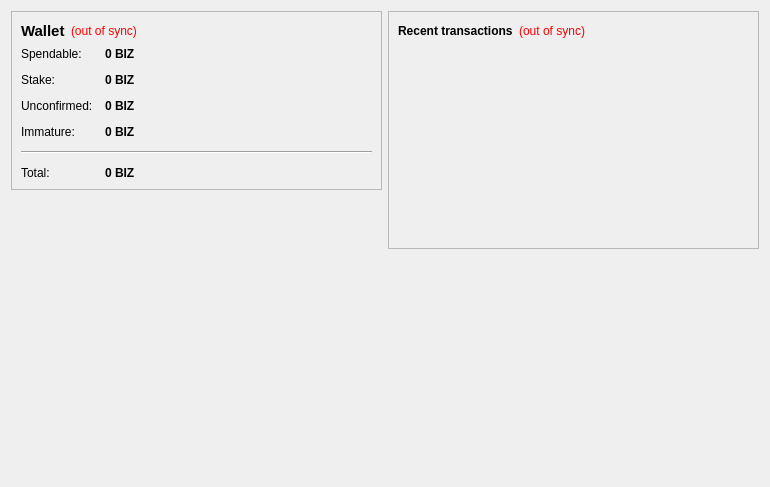
<?xml version="1.0" encoding="UTF-8"?>
<ui version="4.0">
 <class>OverviewPage</class>
 <widget class="QWidget" name="OverviewPage">
  <property name="geometry">
   <rect>
    <x>0</x>
    <y>0</y>
    <width>770</width>
    <height>487</height>
   </rect>
  </property>
  <property name="windowTitle">
   <string>Form</string>
  </property>
  <layout class="QHBoxLayout" name="horizontalLayout" stretch="1,1">
   <item>
    <layout class="QVBoxLayout" name="verticalLayout_2">
     <item>
      <widget class="QFrame" name="frame">
       <property name="frameShape">
        <enum>QFrame::StyledPanel</enum>
       </property>
       <property name="frameShadow">
        <enum>QFrame::Raised</enum>
       </property>
       <layout class="QVBoxLayout" name="verticalLayout_4">
        <item>
         <layout class="QHBoxLayout" name="horizontalLayout_4">
          <item>
           <widget class="QLabel" name="label_5">
            <property name="font">
             <font>
              <pointsize>11</pointsize>
              <weight>75</weight>
              <bold>true</bold>
             </font>
            </property>
            <property name="text">
             <string>Wallet</string>
            </property>
           </widget>
          </item>
          <item>
           <widget class="QLabel" name="labelWalletStatus">
            <property name="toolTip">
             <string>The displayed information may be out of date. Your wallet automatically synchronizes with the BizCoin network after a connection is established, but this process has not completed yet.</string>
            </property>
            <property name="styleSheet">
             <string notr="true">QLabel { color: red; }</string>
            </property>
            <property name="text">
             <string notr="true">(out of sync)</string>
            </property>
            <property name="alignment">
             <set>Qt::AlignLeading|Qt::AlignLeft|Qt::AlignVCenter</set>
            </property>
           </widget>
          </item>
          <item>
           <spacer name="horizontalSpacer_2">
            <property name="orientation">
             <enum>Qt::Horizontal</enum>
            </property>
            <property name="sizeHint" stdset="0">
             <size>
              <width>40</width>
              <height>20</height>
             </size>
            </property>
           </spacer>
          </item>
         </layout>
        </item>
        <item>
         <layout class="QFormLayout" name="formLayout_2">
          <property name="fieldGrowthPolicy">
           <enum>QFormLayout::AllNonFixedFieldsGrow</enum>
          </property>
          <property name="horizontalSpacing">
           <number>12</number>
          </property>
          <property name="verticalSpacing">
           <number>12</number>
          </property>
          <item row="0" column="0">
           <widget class="QLabel" name="label">
            <property name="text">
             <string>Spendable:</string>
            </property>
           </widget>
          </item>
          <item row="0" column="1">
           <widget class="QLabel" name="labelBalance">
            <property name="font">
             <font>
              <weight>75</weight>
              <bold>true</bold>
             </font>
            </property>
            <property name="cursor">
             <cursorShape>IBeamCursor</cursorShape>
            </property>
            <property name="toolTip">
             <string>Your current spendable balance</string>
            </property>
            <property name="text">
             <string notr="true">0 BIZ</string>
            </property>
            <property name="textInteractionFlags">
             <set>Qt::LinksAccessibleByMouse|Qt::TextSelectableByKeyboard|Qt::TextSelectableByMouse</set>
            </property>
           </widget>
          </item>
          <item row="1" column="0">
           <widget class="QLabel" name="label_6">
            <property name="text">
             <string>Stake:</string>
            </property>
           </widget>
          </item>
          <item row="1" column="1">
           <widget class="QLabel" name="labelStake">
            <property name="font">
             <font>
              <weight>75</weight>
              <bold>true</bold>
             </font>
            </property>
            <property name="cursor">
             <cursorShape>IBeamCursor</cursorShape>
            </property>
            <property name="toolTip">
             <string>Total of coins that was staked, and do not yet count toward the current balance</string>
            </property>
            <property name="text">
             <string notr="true">0 BIZ</string>
            </property>
            <property name="textInteractionFlags">
             <set>Qt::LinksAccessibleByMouse|Qt::TextSelectableByKeyboard|Qt::TextSelectableByMouse</set>
            </property>
           </widget>
          </item>
          <item row="2" column="0">
           <widget class="QLabel" name="label_3">
            <property name="text">
             <string>Unconfirmed:</string>
            </property>
           </widget>
          </item>
          <item row="2" column="1">
           <widget class="QLabel" name="labelUnconfirmed">
            <property name="font">
             <font>
              <weight>75</weight>
              <bold>true</bold>
             </font>
            </property>
            <property name="cursor">
             <cursorShape>IBeamCursor</cursorShape>
            </property>
            <property name="toolTip">
             <string>Total of transactions that have yet to be confirmed, and do not yet count toward the current balance</string>
            </property>
            <property name="text">
             <string notr="true">0 BIZ</string>
            </property>
            <property name="textInteractionFlags">
             <set>Qt::LinksAccessibleByMouse|Qt::TextSelectableByKeyboard|Qt::TextSelectableByMouse</set>
            </property>
           </widget>
          </item>
          <item row="3" column="0">
           <widget class="QLabel" name="labelImmatureText">
            <property name="text">
             <string>Immature:</string>
            </property>
           </widget>
          </item>
          <item row="3" column="1">
           <widget class="QLabel" name="labelImmature">
            <property name="font">
             <font>
              <weight>75</weight>
              <bold>true</bold>
             </font>
            </property>
            <property name="toolTip">
             <string>Mined balance that has not yet matured</string>
            </property>
            <property name="text">
             <string notr="true">0 BIZ</string>
            </property>
            <property name="textInteractionFlags">
             <set>Qt::LinksAccessibleByMouse|Qt::TextSelectableByKeyboard|Qt::TextSelectableByMouse</set>
            </property>
           </widget>
          </item>
          <item row="4" column="0" colspan="2">
           <widget class="Line" name="line">
            <property name="orientation">
             <enum>Qt::Horizontal</enum>
            </property>
           </widget>
          </item>
          <item row="5" column="0">
           <widget class="QLabel" name="labelTotalText">
            <property name="text">
             <string>Total:</string>
            </property>
           </widget>
          </item>
          <item row="5" column="1">
           <widget class="QLabel" name="labelTotal">
            <property name="font">
             <font>
              <weight>75</weight>
              <bold>true</bold>
             </font>
            </property>
            <property name="cursor">
             <cursorShape>IBeamCursor</cursorShape>
            </property>
            <property name="toolTip">
             <string>Your current total balance</string>
            </property>
            <property name="text">
             <string notr="true">0 BIZ</string>
            </property>
            <property name="textInteractionFlags">
             <set>Qt::LinksAccessibleByMouse|Qt::TextSelectableByKeyboard|Qt::TextSelectableByMouse</set>
            </property>
           </widget>
          </item>
         </layout>
        </item>
       </layout>
      </widget>
     </item>
     <item>
      <spacer name="verticalSpacer">
       <property name="orientation">
        <enum>Qt::Vertical</enum>
       </property>
       <property name="sizeHint" stdset="0">
        <size>
         <width>20</width>
         <height>40</height>
        </size>
       </property>
      </spacer>
     </item>
     <item>
      <widget class="QLabel" name="label_2">
       <property name="autoFillBackground">
        <bool>true</bool>
       </property>
       <property name="text">
        <string/>
       </property>
       <property name="pixmap">
        <pixmap resource="../bitcoin.qrc">:/icons/drmbg</pixmap>
       </property>
       <property name="scaledContents">
        <bool>false</bool>
       </property>
       <property name="margin">
        <number>0</number>
       </property>
      </widget>
     </item>
    </layout>
   </item>
   <item>
    <layout class="QVBoxLayout" name="verticalLayout_3">
     <item>
      <widget class="QFrame" name="frame_2">
       <property name="frameShape">
        <enum>QFrame::StyledPanel</enum>
       </property>
       <property name="frameShadow">
        <enum>QFrame::Raised</enum>
       </property>
       <layout class="QVBoxLayout" name="verticalLayout">
        <item>
         <layout class="QHBoxLayout" name="horizontalLayout_2">
          <item>
           <widget class="QLabel" name="label_4">
            <property name="text">
             <string>&lt;b&gt;Recent transactions&lt;/b&gt;</string>
            </property>
           </widget>
          </item>
          <item>
           <widget class="QLabel" name="labelTransactionsStatus">
            <property name="toolTip">
             <string>The displayed information may be out of date. Your wallet automatically synchronizes with the BizCoin network after a connection is established, but this process has not completed yet.</string>
            </property>
            <property name="styleSheet">
             <string notr="true">QLabel { color: red; }</string>
            </property>
            <property name="text">
             <string notr="true">(out of sync)</string>
            </property>
            <property name="alignment">
             <set>Qt::AlignRight|Qt::AlignTrailing|Qt::AlignVCenter</set>
            </property>
           </widget>
          </item>
          <item>
           <spacer name="horizontalSpacer">
            <property name="orientation">
             <enum>Qt::Horizontal</enum>
            </property>
            <property name="sizeHint" stdset="0">
             <size>
              <width>40</width>
              <height>20</height>
             </size>
            </property>
           </spacer>
          </item>
         </layout>
        </item>
        <item>
         <widget class="QListView" name="listTransactions">
          <property name="styleSheet">
           <string notr="true">QListView { background: transparent; }</string>
          </property>
          <property name="frameShape">
           <enum>QFrame::NoFrame</enum>
          </property>
          <property name="verticalScrollBarPolicy">
           <enum>Qt::ScrollBarAlwaysOff</enum>
          </property>
          <property name="horizontalScrollBarPolicy">
           <enum>Qt::ScrollBarAlwaysOff</enum>
          </property>
          <property name="selectionMode">
           <enum>QAbstractItemView::NoSelection</enum>
          </property>
         </widget>
        </item>
       </layout>
      </widget>
     </item>
     <item>
      <spacer name="verticalSpacer_2">
       <property name="orientation">
        <enum>Qt::Vertical</enum>
       </property>
       <property name="sizeHint" stdset="0">
        <size>
         <width>20</width>
         <height>40</height>
        </size>
       </property>
      </spacer>
     </item>
    </layout>
   </item>
  </layout>
 </widget>
 <resources/>
 <connections/>
</ui>
